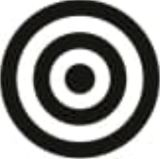
#> input picture inputs/omr_marker.jpg, 160 x 159 px; its folder holds only this picture in this run
$ python -i utils2.py   (imports and definitions only)   (older library calls are emulated)
#> lines starting #> are read from the running program, lines starting #| are printed output that depends on the picture; after the words box and inside, x2 and y2 are one past the last pixel; in counts of white or black regions, pixels touching at a corner belong together
#> further down, picture is the input picture: shape (159, 160, 3); mean B, G, R 141.6, 144.1, 143.9
"""

Designed and Developed by-
Udayraj Deshmukh
https://github.com/Udayraj123

"""
# Locals
saveImgList = {}
resetpos = [0,0]
# for positioning image windows
windowX,windowY = 0,0

import re
import os
import sys
import cv2
import glob
import numpy as np
import pandas as pd
import matplotlib.pyplot as plt
plt.rcParams['figure.figsize'] = (10.0, 8.0)

from pathlib import Path
from random import randint
from imutils import grab_contours
# from skimage.filters import threshold_adaptive

import config
import template

# [34 lines left out: functions setup_dirs, waitQ, not called in this run]


def normalize_util(img, alpha=0, beta=255):
    return cv2.normalize(img, alpha, beta, norm_type=cv2.NORM_MINMAX)


# [190 lines left out: functions normalize_hist, resize_util, resize_util_h, show, putLabel, drawTemplateLayout and 3 more, not called in this run]


def dist(p1, p2):
    return np.linalg.norm(np.array(p1) - np.array(p2))


# [4 lines left out: function get_reflection, not called in this run]


def printbuf(x):
    sys.stdout.write(str(x))
    sys.stdout.write('\r')


# [38 lines left out: functions get_fourth_pt, angle, checkMaxCosine, not called in this run]


def validateRect(approx):
    # TODO: add logic from app?!
    return len(approx) == 4 and checkMaxCosine(approx.reshape(4, 2))


# [11 lines left out: function auto_canny, not called in this run]


def resetSaveImg(key):
    global saveImgList
    saveImgList[key] = []

def appendSaveImg(key, img):
    if(config.saveimglvl >= int(key)):
        global saveImgList
        if(key not in saveImgList):
            saveImgList[key] = []
        saveImgList[key].append(img.copy())


def findPage(image_norm):
    # Done: find ORIGIN for the quadrants
    # Done, Auto tune! : Get canny parameters tuned
    # (https://www.pyimagesearch.com/2015/04/06/zero-parameter-automatic-canny-edge-detection-with-python-and-opencv/)

    image_norm = normalize_util(image_norm)
    ret, image_norm = cv2.threshold(image_norm, 210, 255, cv2.THRESH_TRUNC)
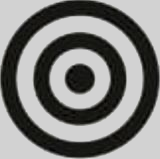
#> image_norm: shape (159, 160, 3); mean B, G, R 123, 124.8, 124.6
    image_norm = normalize_util(image_norm)
#> call 2 of normalize_util, with alpha = 0, beta = 255
#> in normalize_util (call 2), `return cv2.normalize(img, alpha, beta, norm_type=cv2.NORM_MINMAX)`:
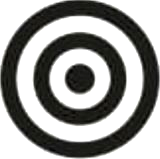
#> returned value: shape (159, 160, 3); mean of channels 0, 1, 2 149.4, 151.5, 151.3; drawn as B, G, R

    appendSaveImg(1, image_norm)
#> (the call stopped at in appendSaveImg, `if(config.saveimglvl >= int(key)):`: config is not available in this run)

    # kernel = cv2.getStructuringElement(cv2.MORPH_RECT, (3, 10))
    kernel = cv2.getStructuringElement(cv2.MORPH_RECT, (10, 10))
    """
    # Closing is reverse of Opening, Dilation followed by Erosion.
    A pixel in the original image (either 1 or 0) will be considered 1 only if all the pixels
    under the kernel is 1, otherwise it is eroded (made to zero).
    """
    # Close the small holes, i.e. Complete the edges on canny image
    closed = cv2.morphologyEx(image_norm, cv2.MORPH_CLOSE, kernel)
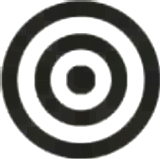
#> closed: shape (159, 160, 3); mean B, G, R 153.6, 155.7, 155.5

    appendSaveImg(1, closed)
#> (the call stopped at in appendSaveImg, `if(config.saveimglvl >= int(key)):`: config is not available in this run)

    edge = cv2.Canny(closed, 185, 55)
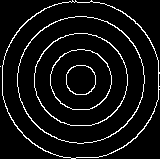
#> edge: shape (159, 160); 6.8% white in thin lines or dots

    # findContours returns outer boundaries in CW and inner boundaries in ACW
    # order.
    cnts = grab_contours(
        cv2.findContours(
            edge,
            cv2.RETR_LIST,
            cv2.CHAIN_APPROX_SIMPLE))
#> cnts = 11 contours, 1 with area under 20; largest, box (x1, y1, x2, y2) and area: (2, 0, 160, 159) 19738, (2, 1, 159, 159) 19598, (17, 16, 145, 144) 12644, (17, 16, 145, 144) 12533, (34, 33, 128, 126) 6812
    # hullify to resolve disordered curves due to noise
    cnts = [cv2.convexHull(c) for c in cnts]
#> cnts = 11 contours, 1 with area under 20; largest, box (x1, y1, x2, y2) and area: (2, 0, 160, 159) 19929, (2, 1, 159, 159) 19735, (17, 16, 145, 144) 12758, (17, 16, 145, 144) 12641, (34, 33, 128, 126) 6876
    cnts = sorted(cnts, key=cv2.contourArea, reverse=True)[:5]
#> cnts = 5 contours; box (x1, y1, x2, y2) and area: (2, 0, 160, 159) 19929, (2, 1, 159, 159) 19735, (17, 16, 145, 144) 12758, (17, 16, 145, 144) 12641, (34, 33, 128, 126) 6876
    sheet = []
    for c in cnts:
        if cv2.contourArea(c) < config.MIN_PAGE_AREA:
            continue
        peri = cv2.arcLength(c, True)
        # ez algo -
        # https://en.wikipedia.org/wiki/Ramer–Douglas–Peucker_algorithm
        approx = cv2.approxPolyDP(c, epsilon=0.025 * peri, closed=True)
        # print("Area",cv2.contourArea(c), "Peri", peri)

        # check its rectangle-ness:
        if(validateRect(approx)):
            sheet = np.reshape(approx, (4, -1))
            cv2.drawContours(image_norm, [approx], -1, (0, 255, 0), 2)
            cv2.drawContours(edge, [approx], -1, (255, 255, 255), 10)
            break
#> this loop made 1 pass
        # [5 lines of commented-out code are left out]

    appendSaveImg(1, edge)
    if(sheet ==  []):
        print("\tError: Paper boundary not found! Should you pass --noCropping flag?")
        if(config.showimglvl >= 4):
            show('Morphed Edges', np.hstack((closed,edge)),resize =1)
    return sheet


# Resizing the marker within scaleRange at rate of descent_per_step to
# find the best match.
# [47 lines left out: functions getBestMatch, adjust_gamma, not called in this run]


clahe = cv2.createCLAHE(clipLimit=5.0, tileGridSize=(8, 8))
# TODO Fill these for stats
thresholdCircles = []
badThresholds = []
veryBadPoints = []


# [333 lines left out: functions getROI, handle_markers, getGlobalThreshold, getLocalThreshold, not called in this run]

# [14 lines of commented-out code are left out]


def saveImg(path, final_marked):
    print('Saving Image to ' + path)
    cv2.imwrite(path, final_marked)


# [378 lines left out: functions readResponse, saveOrShowStacks, not called in this run]

>>> import cv2
>>> picture = cv2.imread('inputs/omr_marker.jpg')
#> (the run stopped early here; a loop or call above may not have finished)
